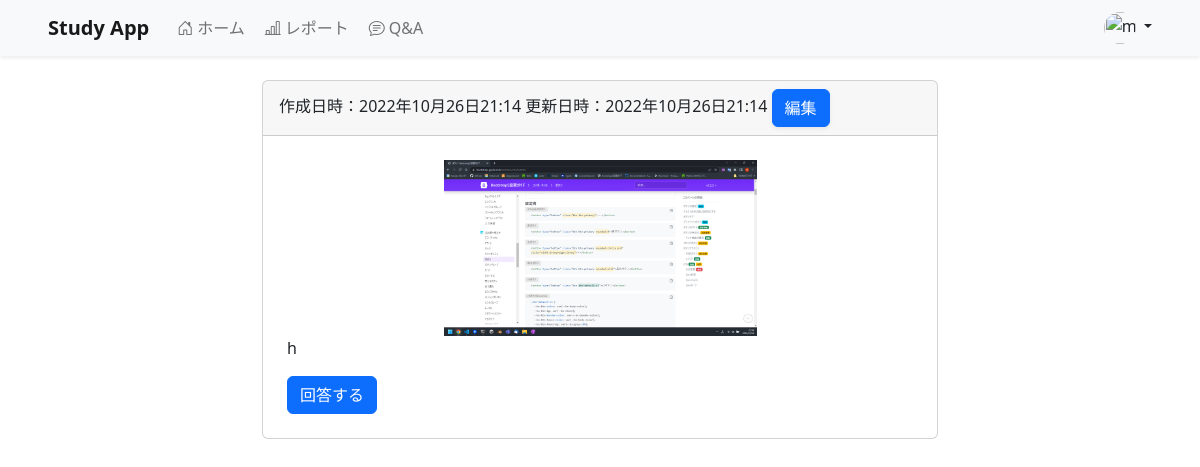
The app's page /qa/question-detail/11 (signed in) with its own data.
### study/models.py (models this page shows)
class Question(models.Model):
    user = models.ForeignKey(CustomUser, verbose_name='ユーザー', on_delete=models.CASCADE)
    is_answered = models.BooleanField(verbose_name='回答', default=False)
    subject = models.CharField(verbose_name='教科', max_length=30)
    image = models.ImageField(verbose_name='写真', upload_to='question_img/', null=True)
    text = models.TextField(verbose_name='質問文', blank=True, null=True)
    created_at = models.DateTimeField(verbose_name='作成日時', auto_now_add=True)
    updated_at = models.DateTimeField(verbose_name='更新日時', auto_now=True)
    class Meta:
        verbose_name_plural = 'Question'

### study/views.py (the view, shortened to what this page needs)
# urls.py: path('qa/question-detail/<int:pk>', views.QuestionDetailView.as_view(), name='question-detail'),
class QuestionDetailView(LoginRequiredMixin, CreateView):
    template_name = 'question-detail.html'
    form_class = AnswerCreateForm
    success_url = reverse_lazy('study:qa')
    def get_context_data(self, **kwargs):
        context = super().get_context_data(**kwargs)
        context['question'] = Question.objects.get(pk=self.kwargs['pk'])
        context['answer_list'] = Answer.objects.filter(question=self.kwargs['pk'])
        return context

### study/templates/question-detail.html (shortened to what this page needs)
{% extends 'base.html' %}
{% load widget_tweaks %}
{% block contents %}
<main class="container-md col-md-7">
    <div class="card mb-3">
        <p class="card-header">
            作成日時：{{ question.created_at }}
            更新日時：{{ question.updated_at }}
            <button class="btn btn-primary shadow-sm col-1.5">編集</button>
        </p>
        <div class="card-body m-2">
            <div class="col-md-6 mx-auto">
                <img class="col-12" src="/media/{{ question.image }}"/>
            </div>
            <p class="card-text">
                {{ question.text|linebreaksbr }}
            </p>
            <a class="btn btn-primary" data-bs-toggle="collapse" href="#collapseExample" role="button" aria-expanded="false" aria-controls="collapseExample">
                回答する
            </a>
        </div>
    </div>
    <div style="height: 80vh;"></div>
</main>
{% endblock %}

### records on screen
Question: created_at "2022年10月26日21:14", updated_at "2022年10月26日21:14", image (picture), text "h"
